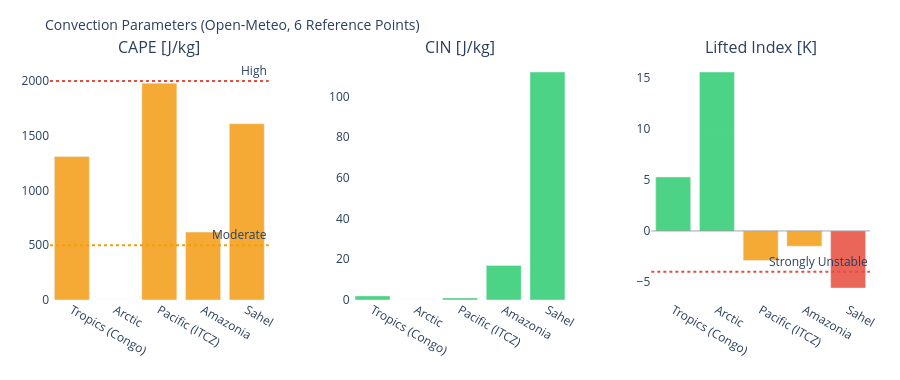

Write notebook code for a chart like this one.
### Markdown cell above
---
## 3. Visualizations

### Code cell
# ============================================================
# CAPE / CIN / LIFTED INDEX – Convection potential
# ============================================================

if not df_atm.empty:
    fig = make_subplots(
        rows=1, cols=3,
        subplot_titles=['CAPE [J/kg]', 'CIN [J/kg]', 'Lifted Index [K]'],
        horizontal_spacing=0.1
    )
    pts = df_atm['point'].tolist()
    pt_colors = ['#E85D24','#185FA5','#888780','#378ADD','#639922','#F2A623']

    # CAPE – höher = mehr Gewitterpotential
    cape_vals = df_atm['cape'].fillna(0).tolist()
    cape_colors = ['#e74c3c' if v > 2000 else '#f39c12' if v > 500 else '#2ecc71'
                   for v in cape_vals]
    fig.add_trace(go.Bar(x=pts, y=cape_vals, marker_color=cape_colors,
                         opacity=0.85, showlegend=False), row=1, col=1)
    fig.add_hline(y=2000, line_dash='dot', line_color='#e74c3c',
                  annotation_text='High', row=1, col=1)
    fig.add_hline(y=500,  line_dash='dot', line_color='#f39c12',
                  annotation_text='Moderate', row=1, col=1)

    # CIN – negativer = stärker gedeckelt (weniger Auslöse)
    cin_vals = df_atm['cin'].fillna(0).tolist()
    cin_colors = ['#e74c3c' if v < -200 else '#f39c12' if v < -50 else '#2ecc71'
                  for v in cin_vals]
    fig.add_trace(go.Bar(x=pts, y=cin_vals, marker_color=cin_colors,
                         opacity=0.85, showlegend=False), row=1, col=2)

    # Lifted Index – negativ = instabil
    li_vals = df_atm['li'].fillna(0).tolist()
    li_colors = ['#e74c3c' if v < -4 else '#f39c12' if v < 0 else '#2ecc71'
                 for v in li_vals]
    fig.add_trace(go.Bar(x=pts, y=li_vals, marker_color=li_colors,
                         opacity=0.85, showlegend=False), row=1, col=3)
    fig.add_hline(y=0, line_color='gray', line_width=0.7, row=1, col=3)
    fig.add_hline(y=-4, line_dash='dot', line_color='#e74c3c',
                  annotation_text='Strongly Unstable', row=1, col=3)

    fig.update_layout(
        title=dict(text='Convection Parameters (Open-Meteo, 6 Reference Points)', font=dict(size=14)),
        height=380, plot_bgcolor='rgba(0,0,0,0)', paper_bgcolor='rgba(0,0,0,0)',
        margin=dict(l=50, r=30, t=60, b=80)
    )
    fig.update_xaxes(tickangle=30)
    fig.show()

### Figure 1 — Plotly figure (JSON) as saved in the notebook; plotly's stock layout.template omitted (floating-point values rounded to 4 significant figures)
{"data": [{"marker": {"color": ["#f39c12", "#2ecc71", "#f39c12", "#f39c12", "#f39c12"]}, "opacity": 0.85, "showlegend": false, "type": "bar", "x": ["Tropics (Congo)", "Arctic", "Pacific (ITCZ)", "Amazonia", "Sahel"], "xaxis": "x", "y": [1310.0, 0.0, 1980.0, 620.0, 1610.0], "yaxis": "y"}, {"marker": {"color": ["#2ecc71", "#2ecc71", "#2ecc71", "#2ecc71", "#2ecc71"]}, "opacity": 0.85, "showlegend": false, "type": "bar", "x": ["Tropics (Congo)", "Arctic", "Pacific (ITCZ)", "Amazonia", "Sahel"], "xaxis": "x2", "y": [2.0, 0.0, 1.0, 17.0, 112.0], "yaxis": "y2"}, {"marker": {"color": ["#2ecc71", "#2ecc71", "#f39c12", "#f39c12", "#e74c3c"]}, "opacity": 0.85, "showlegend": false, "type": "bar", "x": ["Tropics (Congo)", "Arctic", "Pacific (ITCZ)", "Amazonia", "Sahel"], "xaxis": "x3", "y": [5.3, 15.6, -2.9, -1.5, -5.6], "yaxis": "y3"}], "layout": {"annotations": [{"font": {"size": 16}, "showarrow": false, "text": "CAPE [J/kg]", "x": 0.1333, "xanchor": "center", "xref": "paper", "y": 1.0, "yanchor": "bottom", "yref": "paper"}, {"font": {"size": 16}, "showarrow": false, "text": "CIN [J/kg]", "x": 0.5, "xanchor": "center", "xref": "paper", "y": 1.0, "yanchor": "bottom", "yref": "paper"}, {"font": {"size": 16}, "showarrow": false, "text": "Lifted Index [K]", "x": 0.8667, "xanchor": "center", "xref": "paper", "y": 1.0, "yanchor": "bottom", "yref": "paper"}, {"showarrow": false, "text": "High", "x": 1, "xanchor": "right", "xref": "x domain", "y": 2000, "yanchor": "bottom", "yref": "y"}, {"showarrow": false, "text": "Moderate", "x": 1, "xanchor": "right", "xref": "x domain", "y": 500, "yanchor": "bottom", "yref": "y"}, {"showarrow": false, "text": "Strongly Unstable", "x": 1, "xanchor": "right", "xref": "x3 domain", "y": -4, "yanchor": "bottom", "yref": "y3"}], "height": 380, "margin": {"b": 80, "l": 50, "r": 30, "t": 60}, "paper_bgcolor": "rgba(0,0,0,0)", "plot_bgcolor": "rgba(0,0,0,0)", "shapes": [{"line": {"color": "#e74c3c", "dash": "dot"}, "type": "line", "x0": 0, "x1": 1, "xref": "x domain", "y0": 2000, "y1": 2000, "yref": "y"}, {"line": {"color": "#f39c12", "dash": "dot"}, "type": "line", "x0": 0, "x1": 1, "xref": "x domain", "y0": 500, "y1": 500, "yref": "y"}, {"line": {"color": "gray", "width": 0.7}, "type": "line", "x0": 0, "x1": 1, "xref": "x3 domain", "y0": 0, "y1": 0, "yref": "y3"}, {"line": {"color": "#e74c3c", "dash": "dot"}, "type": "line", "x0": 0, "x1": 1, "xref": "x3 domain", "y0": -4, "y1": -4, "yref": "y3"}], "title": {"font": {"size": 14}, "text": "Convection Parameters (Open-Meteo, 6 Reference Points)"}, "xaxis": {"anchor": "y", "domain": [0.0, 0.2667], "tickangle": 30}, "xaxis2": {"anchor": "y2", "domain": [0.3667, 0.6333], "tickangle": 30}, "xaxis3": {"anchor": "y3", "domain": [0.7333, 1.0], "tickangle": 30}, "yaxis": {"anchor": "x", "domain": [0.0, 1.0]}, "yaxis2": {"anchor": "x2", "domain": [0.0, 1.0]}, "yaxis3": {"anchor": "x3", "domain": [0.0, 1.0]}}}
